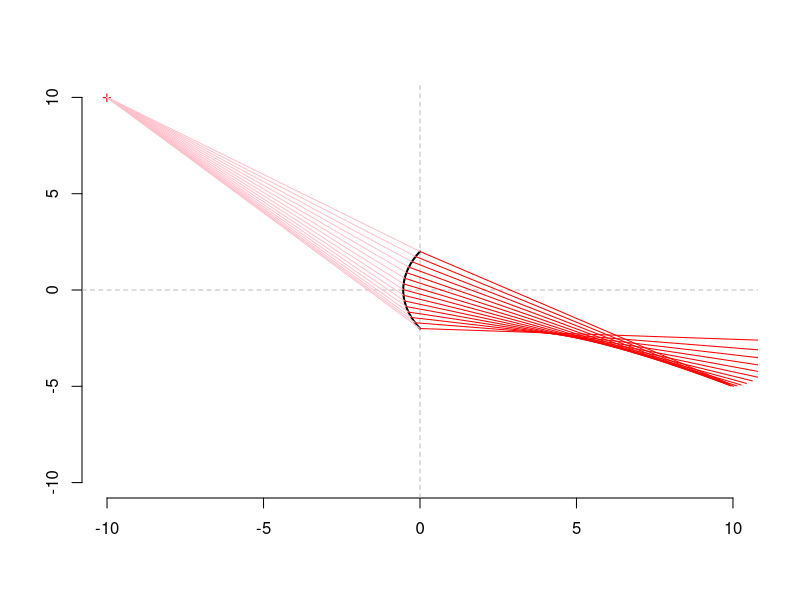

R code for this plot:
# Simple, single sided lens

theta <- function (r, d) {
    return ( 2 * asin (d / (2*r)) )
}

lensPoint <- function (x, y, r, d, w) {
    t2 <- theta (r,d) / 2
    q
    # (xp, yp) = coordinates where ray intersects lens surface,
    # with (0,0) = (plane of lens, axis of lens)
    
    xp = -r * ( cos(pi - t2) - cos(pi - t2 + w) )
    yp =  r * sin (t2 - w)
 
    return (c(xp,yp))
}



refraction <- function (x, y, r, d, w, n1=1, n2=1.8) {
    # x = distance behind plane of lens
    # y = distance above axis of lens
    # d = diameter of lens
    # r = radius of curvature
    # w = point where ray hits lens 0 --> theta(r,d)
    # Returns: Angle of incidence, wrt to the normal of the lens
    
    t2 <- theta (r,d) / 2
    
    lp = lensPoint (x, y, r, d, w) 
    a = atan2(lp[2]-y, lp[1]+x)
    
    g = t2 - w
    phi = pi - a - g
    
    b <- ((n1 / n2) * sin (phi)) 
    
    phi2 <- asin(b)
    
    # correct for quadrant
    if (phi > pi / 2) {
        phi2 = pi - phi2
    } 
    
#    print (sprintf ("phi=%6.4f, b=%6.4f, phi2=%6.4f, %+6.4f", phi, b, phi2, phi2-phi))
    
    return (a - phi2 + phi)
}

lensPlot <- function (x, y, r, d, X=NA, steps=100, rays=15) {
    
    if (is.na(X)) {
        X = x
    }
    H <- max(c(x,y,d))
    H <- c(-H,H)
    plot(H, H, pch='', bty='n', xlab='',ylab='')
    points (-x,y, pch='+', col='red' )
    abline (h=0, col='grey', lty=2)
    abline (v=0, col='grey', lty=2)
    
    # Draw lens surface
    W <- seq(0, theta(r,d), length.out=steps)
    l <- t(sapply(W, function(ww) lensPoint(x,y,r,d,ww)))
    lines(l, lwd=2)
    
    # Draw rays from point (x,y) to lens surface
    Wr <- W[seq(1,steps, length.out=rays)]
    I <- t(sapply (Wr, function(ww) lensPoint(x,y,r,d,ww)))
    for (i in 1:rays) {
        lines (c(-x,I[i,1]), c(y,I[i,2]), col='pink', lwd=1)
    }
    
    Ii <- sapply(Wr, function(ww) refraction(x,y,r,d,ww))
    for (i in 1:rays) {
        x <- I[i,1]
        y <- I[i,2]
        rr <- 3*r
        xx <- x + rr * cos(Ii[i])
        yy <- y + rr * sin(Ii[i])
        lines (c(x,xx), c(y,yy), col='red')
    }
    
    # TODO: Fresnel equations... maybe
}


lensPlot (10, 10, 4, 4)